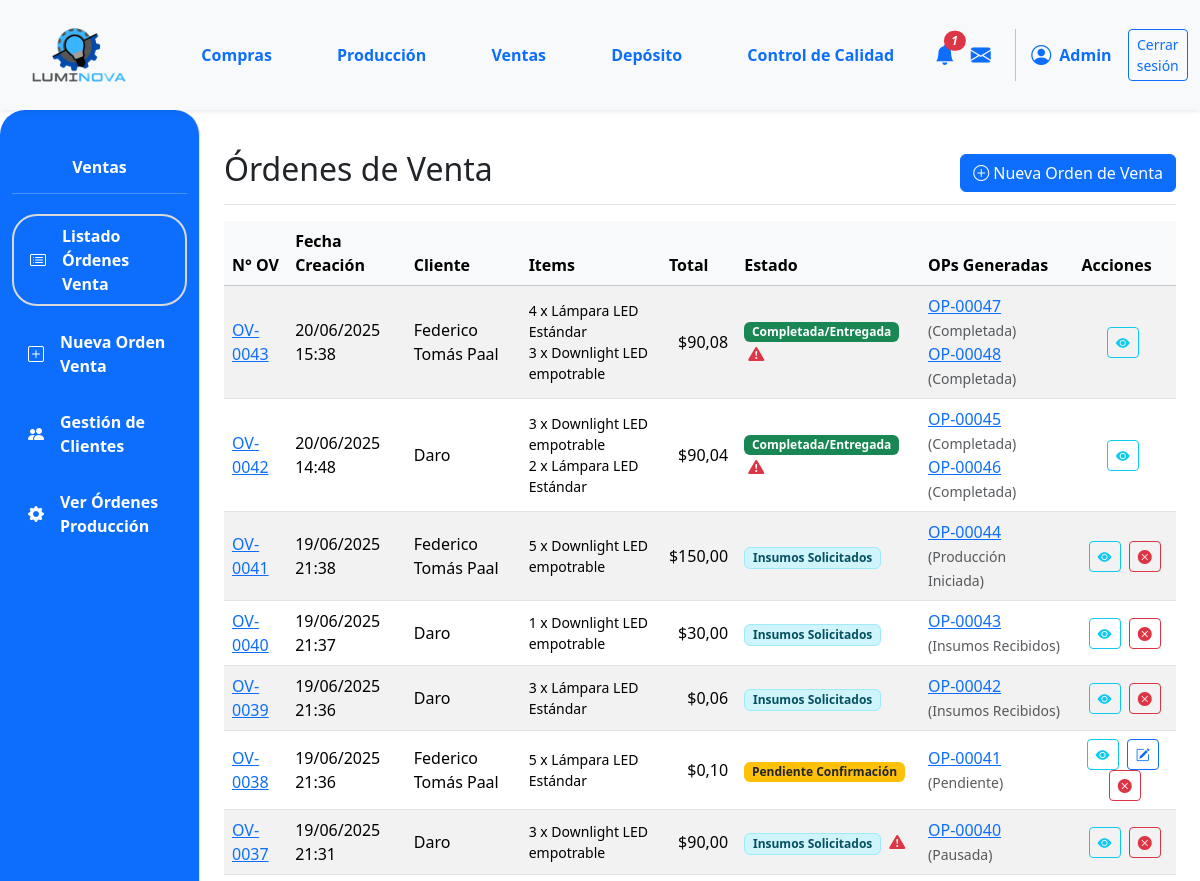
/ventas/ (signed in, upper part), run on an earlier commit of the app's database.
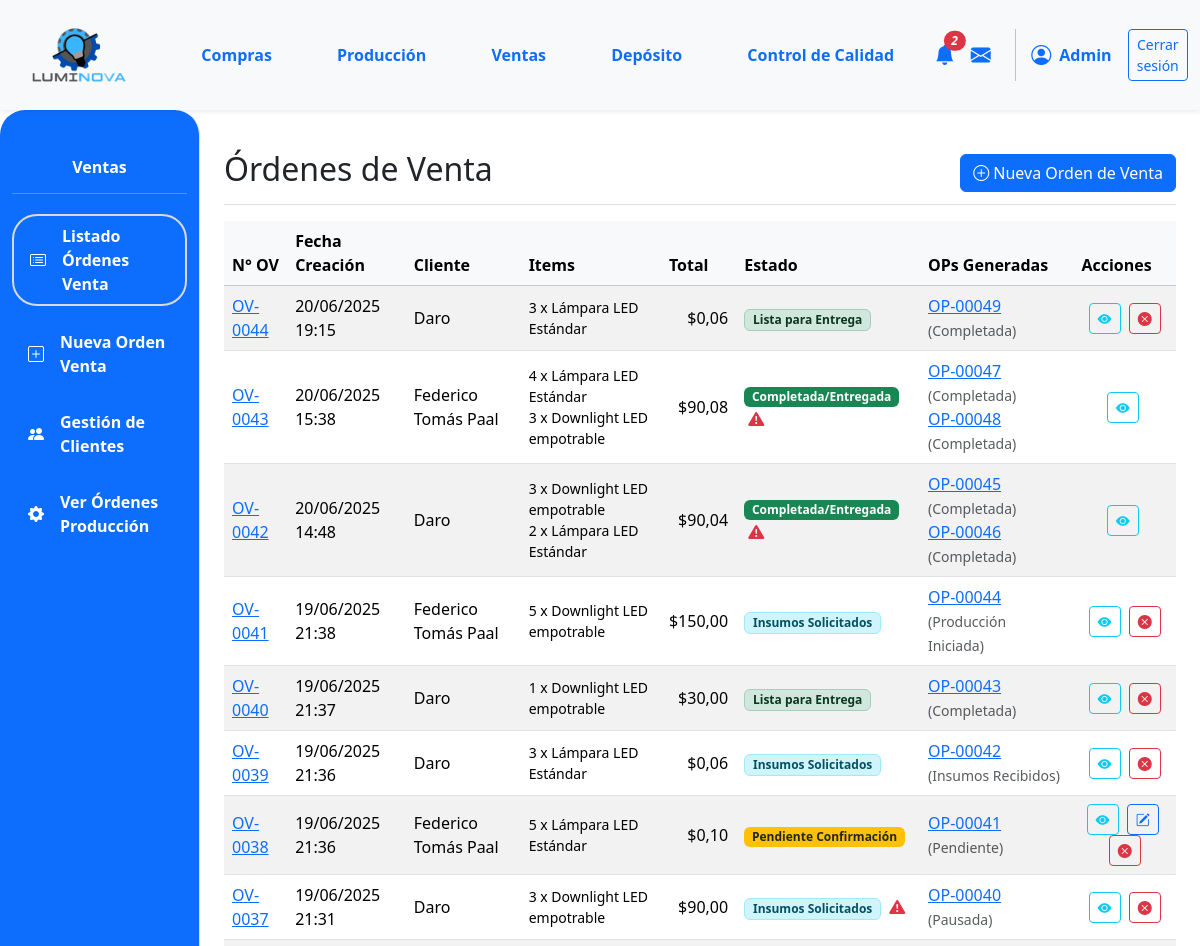
And on a later commit of the database.
### App_LUMINOVA/models.py (models this page shows, shortened)
class OrdenVenta(models.Model):
    ESTADO_CHOICES = [
        ("PENDIENTE", "Pendiente Confirmación"),
        ("CONFIRMADA", "Confirmada (Esperando Producción)"),
        ("INSUMOS_SOLICITADOS", "Insumos Solicitados"),
        ("PRODUCCION_INICIADA", "Producción Iniciada"),
        ("PRODUCCION_CON_PROBLEMAS", "Producción con Problemas"),
        ("LISTA_ENTREGA", "Lista para Entrega"),
        ("COMPLETADA", "Completada/Entregada"),
        ("CANCELADA", "Cancelada"),
    ]
    numero_ov = models.CharField(
        max_length=20, unique=True, verbose_name="N° Orden de Venta"
    )
    cliente = models.ForeignKey(
        Cliente, on_delete=models.PROTECT, related_name="ordenes_venta"
    )
    fecha_creacion = models.DateTimeField(default=timezone.now)
    estado = models.CharField(
        max_length=50, choices=ESTADO_CHOICES, default="PENDIENTE"
    )
    total_ov = models.DecimalField(
        max_digits=12, decimal_places=2, default=0.00, verbose_name="Total OV"
    )
    notas = models.TextField(blank=True, null=True)

class Cliente(models.Model):
    nombre = models.CharField(max_length=150, unique=True)
    direccion = models.TextField(blank=True)
    telefono = models.CharField(max_length=25, blank=True)
    email = models.EmailField(unique=True, null=True, blank=True)

class ItemOrdenVenta(models.Model):
    orden_venta = models.ForeignKey(
        OrdenVenta, on_delete=models.CASCADE, related_name="items_ov"
    )
    producto_terminado = models.ForeignKey(ProductoTerminado, on_delete=models.PROTECT)
    cantidad = models.PositiveIntegerField()
    precio_unitario_venta = models.DecimalField(
        max_digits=10, decimal_places=2, verbose_name="Precio Unit. en Venta"
    )
    subtotal = models.DecimalField(max_digits=12, decimal_places=2, editable=False)

class ProductoTerminado(models.Model):
    descripcion = models.CharField(max_length=255)  # Aumentado max_length
    categoria = models.ForeignKey(
        CategoriaProductoTerminado,
        on_delete=models.PROTECT,
        related_name="productos_terminados",
    )
    precio_unitario = models.DecimalField(max_digits=10, decimal_places=2, default=0.00)
    stock = models.IntegerField(default=0)
    modelo = models.CharField(max_length=50, blank=True, null=True)
    potencia = models.IntegerField(blank=True, null=True)
    acabado = models.CharField(max_length=50, blank=True, null=True)
    color_luz = models.CharField(max_length=50, blank=True, null=True)
    material = models.CharField(max_length=50, blank=True, null=True)
    imagen = models.ImageField(null=True, blank=True, upload_to="productos_terminados/")

class OrdenProduccion(models.Model):
    numero_op = models.CharField(
        max_length=20, unique=True, verbose_name="N° Orden de Producción"
    )
    orden_venta_origen = models.ForeignKey(
        OrdenVenta,
        on_delete=models.SET_NULL,
        null=True,
        blank=True,
        related_name="ops_generadas",
    )
    producto_a_producir = models.ForeignKey(
        ProductoTerminado, on_delete=models.PROTECT, related_name="ordenes_produccion"
    )
    cantidad_a_producir = models.PositiveIntegerField()
    estado_op = models.ForeignKey(
        EstadoOrden,
        on_delete=models.SET_NULL,
        null=True,
        blank=True,
        related_name="ops_estado",
    )
    fecha_solicitud = models.DateTimeField(default=timezone.now)
    fecha_inicio_real = models.DateTimeField(null=True, blank=True)
    fecha_inicio_planificada = models.DateField(
        null=True, blank=True
    )
    fecha_fin_real = models.DateTimeField(null=True, blank=True)
    fecha_fin_planificada = models.DateField(null=True, blank=True)
    sector_asignado_op = models.ForeignKey(
        SectorAsignado,
        on_delete=models.SET_NULL,
        null=True,
        blank=True,
        related_name="ops_sector",
    )
    notas = models.TextField(null=True, blank=True, verbose_name="Notas")
    def get_estado_op_display(self):
        if self.estado_op:
            return self.estado_op.nombre
        return "Sin Estado Asignado"

class EstadoOrden(
    models.Model
):
    nombre = models.CharField(
        max_length=50, unique=True
    )

### App_LUMINOVA/views.py (the view)
# urls.py: path('ventas/', ventas_lista_ov_view, name='ventas_lista_ov'),
@login_required
def ventas_lista_ov_view(request):
    ordenes_de_venta_query = OrdenVenta.objects.select_related('cliente').prefetch_related(
        'items_ov__producto_terminado',
        Prefetch(
            'ops_generadas',
            queryset=OrdenProduccion.objects.select_related('estado_op', 'producto_a_producir')
                                      .prefetch_related(
                                          Prefetch(
                                              'reportes_incidencia',
                                              queryset=Reportes.objects.select_related('reportado_por', 'sector_reporta').order_by('-fecha')
                                          )
                                      ).order_by('numero_op'),
            to_attr='lista_ops_con_reportes_y_estado' # Usamos un nombre claro para el resultado del prefetch
        )
    ).order_by('-fecha_creacion')
    ordenes_list_con_info_reporte = []
    for ov in ordenes_de_venta_query:
        ov.tiene_algun_reporte_asociado = False # Inicializar bandera
        if hasattr(ov, 'lista_ops_con_reportes_y_estado'): # Verificar que el prefetch funcionó
            for op in ov.lista_ops_con_reportes_y_estado:
                if op.reportes_incidencia.all().exists(): # Si alguna de las OPs de esta OV tiene reportes...
                    ov.tiene_algun_reporte_asociado = True
                    break # Salimos del bucle interior, ya sabemos que hay al menos un reporte.
        ordenes_list_con_info_reporte.append(ov)
    context = {
        'ordenes_list': ordenes_list_con_info_reporte, # Pasamos la lista procesada a la plantilla
        'titulo_seccion': 'Órdenes de Venta',
    }
    return render(request, 'ventas/ventas_lista_ov.html', context)

### App_LUMINOVA/context_processors.py (called while the page is built)
def notificaciones_context(request):
    if not request.user.is_authenticated:
        return {}
    ops_con_problemas_count = Reportes.objects.filter(
        resuelto=False,
        orden_produccion_asociada__isnull=False
    ).values('orden_produccion_asociada_id').distinct().count()
    solicitudes_insumos_count = OrdenProduccion.objects.filter(
        estado_op__nombre__iexact='Insumos Solicitados'
    ).count()
    ocs_para_aprobar_count = Orden.objects.filter(
        tipo='compra',
        estado='BORRADOR'
    ).count()
    total_notificaciones = ops_con_problemas_count + solicitudes_insumos_count + ocs_para_aprobar_count
    return {
        'ops_con_problemas_count': ops_con_problemas_count,
        'solicitudes_insumos_count': solicitudes_insumos_count,
        'ocs_para_aprobar_count': ocs_para_aprobar_count,
        'total_notificaciones': total_notificaciones,
    }

### App_LUMINOVA/templates/ventas/ventas_lista_ov.html (shortened to what the changed rows need)
{% extends 'padre.html' %}
{% load static %}
{% load django_bootstrap5 %}
{% block content %}
<div class="d-flex justify-content-between flex-wrap flex-md-nowrap align-items-center pt-3 pb-2 mb-3 border-bottom">
    <h1 class="h2">{{ titulo_seccion }}</h1>
</div>
<div class="table-responsive mt-3">
    <table class="table table-striped table-hover align-middle">
        <thead class="table-light">
            <tr>
                <th {% if not DEBUG %}class="color-thead"{% endif %}>N° OV</th>
                <th {% if not DEBUG %}class="color-thead"{% endif %}>Fecha Creación</th>
                <th {% if not DEBUG %}class="color-thead"{% endif %}>Cliente</th>
                <th {% if not DEBUG %}class="color-thead"{% endif %}>Items</th>
                <th {% if not DEBUG %}class="color-thead"{% endif %} class="text-end">Total</th>
                <th {% if not DEBUG %}class="color-thead"{% endif %}>Estado</th>
                <th {% if not DEBUG %}class="color-thead"{% endif %}>OPs Generadas</th>
                <th {% if not DEBUG %}class="color-thead"{% endif %} class="text-center">Acciones</th>
            </tr>
        </thead>
        <tbody>
            {% for ov in ordenes_list %}
            <tr>
                <td><a href="{% url 'App_LUMINOVA:ventas_detalle_ov' ov.id %}">{{ ov.numero_ov }}</a></td>
                <td>{{ ov.fecha_creacion|date:"d/m/Y H:i" }}</td>
                <td>{{ ov.cliente.nombre|default_if_none:"N/A" }}</td>
                <td>
                    <ul class="list-unstyled mb-0 small">
                    {% for item in ov.items_ov.all %}
                        <li>{{ item.cantidad }} x {{ item.producto_terminado.descripcion|truncatechars:25 }}</li>
                    {% empty %}
                        <li>Sin ítems</li>
                    {% endfor %}
                    </ul>
                </td>
                <td class="text-end">${{ ov.total_ov|floatformat:2 }}</td>
                <td>
                    <span class="badge
                        {% if ov.estado == 'PENDIENTE' %}bg-warning text-dark
                        {% elif ov.estado == 'CONFIRMADA' %}bg-secondary
                        {% elif ov.estado == 'INSUMOS_SOLICITADOS' %}bg-info-subtle text-info-emphasis border border-info-subtle
                        {% elif ov.estado == 'PRODUCCION_INICIADA' %}bg-primary
                        {% elif ov.estado == 'PRODUCCION_CON_PROBLEMAS' %}bg-danger-subtle text-danger-emphasis border border-danger-subtle
                        {% elif ov.estado == 'LISTA_ENTREGA' %}bg-success-subtle text-success-emphasis border border-success-subtle
                        {% elif ov.estado == 'COMPLETADA' %}bg-success
                        {% elif ov.estado == 'CANCELADA' %}bg-dark
                        {% else %}bg-light text-dark{% endif %}">
                        {{ ov.get_estado_display }}
                    </span>
                    {% if ov.tiene_algun_reporte_asociado %}
                        <a href="#" data-bs-toggle="modal" data-bs-target="#modalReportesOV{{ ov.id }}"
                           class="ms-1" title="Ver reportes de problemas asociados a esta OV">
                            <i class="bi bi-exclamation-triangle-fill text-danger"></i>
                        </a>
                    {% endif %}
                </td>
                <td>
                    {% for op_gen in ov.lista_ops_con_reportes_y_estado %}
                        <a href="{% url 'App_LUMINOVA:produccion_detalle_op' op_gen.id %}">{{ op_gen.numero_op }}</a>
                        <small class="text-muted">({{ op_gen.get_estado_op_display }})</small>
                        {% if not forloop.last %}<br>{% endif %}
                    {% empty %}
                        Ninguna
                    {% endfor %}
                </td>
                <td class="text-center">
                     <a href="{% url 'App_LUMINOVA:ventas_detalle_ov' ov.id %}" class="btn btn-sm btn-outline-info me-1" title="Ver Detalle OV {{ ov.numero_ov }}">
                         <i class="bi bi-eye-fill"></i>
                     </a>
                    {% if ov.estado == 'PENDIENTE' or ov.estado == 'CONFIRMADA' %}
                     <a href="{% url 'App_LUMINOVA:ventas_editar_ov' ov.id %}"
                        class="btn btn-sm btn-outline-primary me-1" title="Editar OV {{ ov.numero_ov }}">
                        <i class="bi bi-pencil-square"></i>
                     </a>
                    {% endif %}
                    {% if ov.estado != 'CANCELADA' and ov.estado != 'COMPLETADA' %}
                     <a href="#" class="btn btn-sm btn-outline-danger"
                        data-bs-toggle="modal"
                        data-bs-target="#cancelarOVModal{{ ov.id }}"
                        title="Cancelar OV {{ ov.numero_ov }}">
                         <i class="bi bi-x-circle-fill"></i>
                     </a>
                    {% endif %}
                </td>
            </tr>
            {% empty %}
            <tr>
                <td colspan="8" class="text-center fst-italic text-muted">No hay órdenes de venta registradas.</td>
            </tr>
            {% endfor %}
        </tbody>
    </table>
</div>
{% endblock %}

### App_LUMINOVA/templates/shared/header.html (shortened to what this page needs)
{% load static %}
<header>
    <nav class="navbar navbar-expand-lg navbar-light bg-light shadow-sm p-0">
        <div class="container-fluid d-flex align-items-center">
            <div class="col-md-3 col-lg-1">
                <a class="navbar-brand d-flex align-items-center ms-3" href="{% url 'App_LUMINOVA:dashboard' %}">
                    <img src="{% static 'img/logo.png' %}" alt="Luminova Logo" height="100" width="100" class="d-inline-block align-text-top me-2">
                </a>
            </div>
            <div class="collapse navbar-collapse" id="navbarContent" style="padding-left: 5%;">
                <ul class="navbar-nav mb-2 mb-lg-0 d-flex justify-content-around w-100">
                    <li class="nav-item"><a class="nav-link text-primary fw-bold" href="{% url 'App_LUMINOVA:compras_lista_oc' %} ">Compras</a></li>
                    <li class="nav-item"><a class="nav-link text-primary fw-bold" href="{% url 'App_LUMINOVA:produccion_principal' %}">Producción</a></li>
                    <li class="nav-item"><a class="nav-link text-primary fw-bold" href="{% url 'App_LUMINOVA:ventas_lista_ov' %}">Ventas</a></li>
                    <li class="nav-item"><a class="nav-link text-primary fw-bold" href="{% url 'App_LUMINOVA:deposito_view' %}">Depósito</a></li>
                    <li class="nav-item"><a class="nav-link text-primary fw-bold" href="{% url 'App_LUMINOVA:control_calidad_view' %}">Control de Calidad</a></li>
                </ul>
                <div class="navbar-nav ms-auto d-flex flex-row align-items-center">
                    {% if user.is_authenticated %}
                        <div class="nav-item dropdown">
                            <a class="nav-link px-2" href="#" role="button" data-bs-toggle="dropdown" aria-expanded="false" title="Notificaciones">
                                <i class="bi bi-bell-fill fs-5 position-relative text-primary">
                                    {% if total_notificaciones > 0 %}
                                    <span class="position-absolute top-0 start-100 translate-middle badge rounded-pill bg-danger" style="font-size: 0.6em;">{{ total_notificaciones }}</span>
                                    {% endif %}
                                </i>
                            </a>
                        </div>
                        <div class="nav-item">
                             <a class="nav-link px-2" href="#" title="Mensajes"><i class="bi bi-envelope-fill fs-5 text-primary"></i></a>
                        </div>
                        <div class="nav-item d-flex align-items-center">
                             <i class="bi bi-person-circle fs-5 text-primary"></i>
                             <span class="ms-2 fw-bold text-primary">{{ user.first_name|default:user.username|capfirst }}</span>
                        </div>
                        <div class="nav-item ms-3">
                            <a class="btn btn-outline-primary btn-sm" href="{% url 'App_LUMINOVA:logout' %}">Cerrar sesión</a>
                        </div>
                    {% endif %}
                </div>
            </div>
        </div>
    </nav>
</header>

What changed in the data, as far as the page shows it:
added OrdenVenta: numero_ov "OV-0044", fecha_creacion "20/06/2025 19:15", cliente.nombre "Daro", total_ov "0,06", estado "Lista para Entrega"
added ItemOrdenVenta: cantidad "3", producto_terminado.descripcion "Lámpara LED Estándar", shown under "OV-0044"
added OrdenProduccion: numero_op "OP-00049", estado_op "Completada", shown under "OV-0044"
changed OrdenVenta "OV-0040": estado "Insumos Solicitados" → "Lista para Entrega"
changed OrdenProduccion "OP-00043": estado_op "Insumos Recibidos" → "Completada"
Also different on the page:
{{ total_notificaciones }}: "1" → "2"
